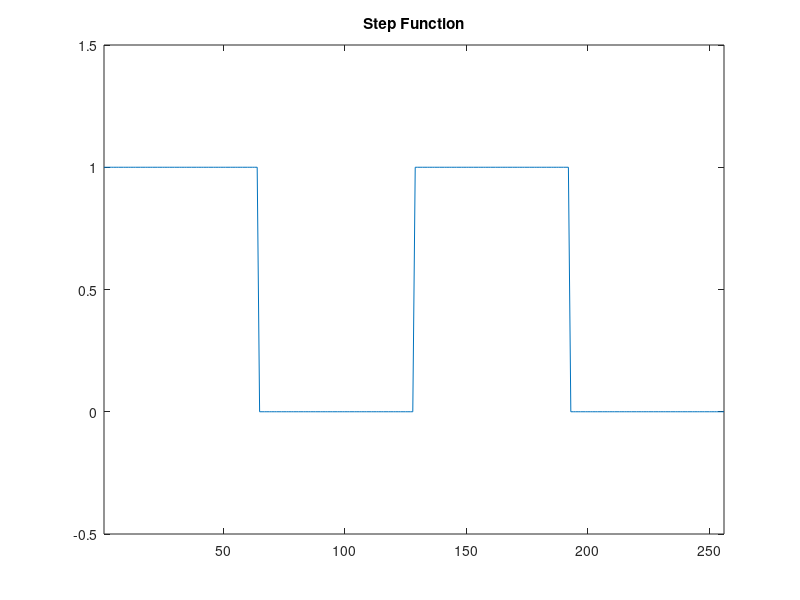
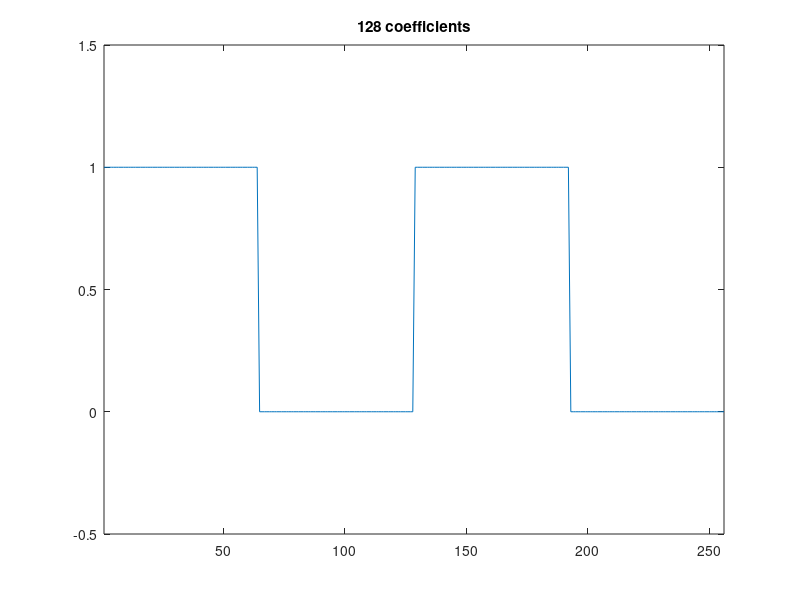
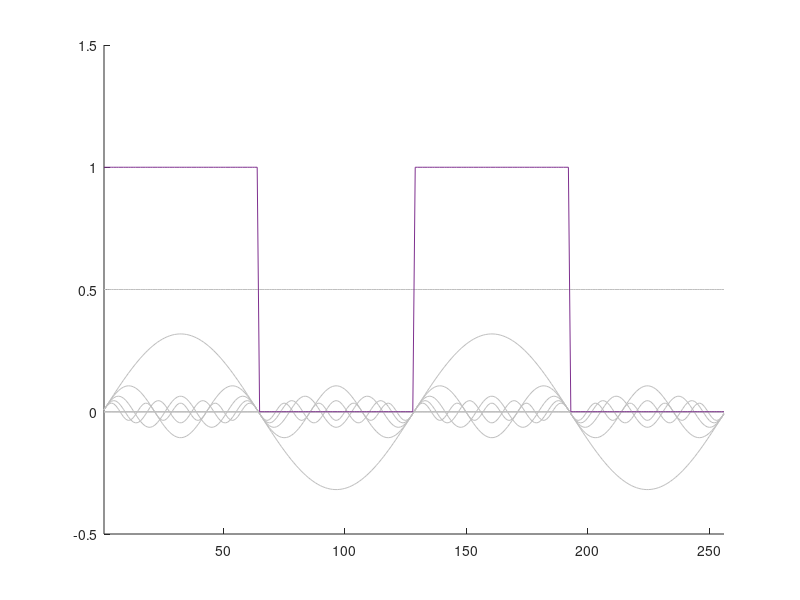

The MATLAB script that drew these images, in order:
%% Fourier Series Demonstration

%#############################
%
%  RUN IT AND PRESS ANY BUTTON
%
%#############################

%% Create a step function
f = [ones(1,64) zeros(1,64)];
figure(1); plot([f f]);
axis([1 256 -0.5 1.5]);  % Set axis limits manually
title('Step Function');

%% DFT of f
F = fft(f);
figure(2); plot(log(abs(F)+1));
title('Modulus of Fourier Coefficients');

%% Reconstruct f using more and more Fourier coefficients
figure(2);
for m = 1:8:(length(f)/2+1)
    
    G = F; % Copy Fourier coefficients
    G((m+1):(end-m)) = 0; % Set all but the first m to 0
    g = ifft(G); % inverst DFT
    
    %figure;
    plot(real([g g]));
    axis([1 256 -0.5 1.5]);  % Set axis limits manually
    title([num2str(min(2*m,length(f))) ' coefficients']); % add title
    drawnow;
    %pause(1/m+0.5); % pause for 1/m seconds
    pause
end


%% Draw some of the contibuting trig functions

figure(3); hold on;
for m = 1:1:10
    
    G = zeros(size(F));
    G(m) = F(m); % Set all but the first m to 0
    g = ifft(G); % inverst DFT
    
    %figure;
    plot(real([g g]), 'Color', 0.75*[1 1 1]);
    axis([1 256 -0.5 1.5]);  % Set axis limits manually
end
plot([f f]);
hold off;
